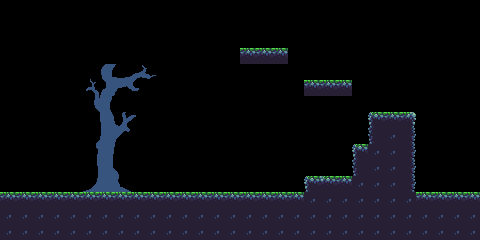

A 2D game scene composited from a Tiled map and its tileset images. What follows is a short description and the map's XML, with every tile layer's data as written:
An orthogonal 30x15 tile map with 16x16 px tiles, 1 tile layer (Map), 2 tilesets and 4 objects (2x star, player).

<map version="1.4" tiledversion="1.4.3" orientation="orthogonal" renderorder="right-down" width="30" height="15" tilewidth="16" tileheight="16" infinite="0" nextlayerid="7" nextobjectid="24">
 <tileset firstgid="1" source="sheet.tsx" />
 <tileset firstgid="137" source="spikes.tsx" />
 <layer id="1" name="Map" width="30" height="15">
  <data encoding="csv">
0,0,0,0,0,0,0,0,0,0,0,0,0,0,0,0,0,0,0,0,0,0,0,0,0,0,0,0,0,0,
0,0,0,0,0,0,0,0,0,0,0,0,0,0,0,0,0,0,0,0,0,0,0,0,0,0,0,0,0,0,
0,0,0,0,0,0,0,0,0,0,0,0,0,0,0,0,0,0,0,0,0,0,0,0,0,0,0,0,0,0,
0,0,0,0,0,0,0,0,0,0,0,0,0,0,0,43,43,43,0,0,0,0,0,0,0,0,0,0,0,0,
0,0,0,53,53,3,4,5,6,7,0,0,0,0,0,0,0,0,0,0,0,0,0,0,0,0,0,0,0,0,
0,0,0,53,53,20,21,22,23,24,0,0,0,0,0,0,0,0,0,43,43,43,0,0,0,0,0,0,0,0,
0,0,0,35,36,37,38,53,53,53,53,0,52,52,52,52,52,52,0,0,0,0,0,0,0,0,0,0,0,0,
0,0,0,52,53,54,55,56,57,58,0,53,53,53,0,0,0,52,52,52,52,0,0,60,43,61,0,0,0,0,
0,0,0,69,70,71,72,73,74,75,0,0,0,0,53,53,0,0,0,0,52,52,52,62,59,64,0,0,0,0,
0,0,0,86,87,88,89,90,91,92,0,52,0,0,0,0,53,0,0,0,0,0,60,59,59,64,0,0,0,0,
0,0,0,103,104,105,106,107,108,109,0,52,0,0,0,0,0,53,53,0,0,0,62,59,59,64,0,0,0,0,
0,0,0,120,121,122,123,124,125,126,0,52,52,52,52,0,0,0,0,60,42,43,59,59,59,64,52,0,0,0,
43,43,43,43,43,43,43,43,43,43,43,43,43,43,43,43,43,43,43,59,59,59,59,59,59,59,43,43,43,43,
59,59,59,59,59,59,59,59,59,59,59,59,59,59,59,59,59,59,59,59,59,59,59,59,59,59,59,59,59,59,
59,59,59,59,59,59,59,59,59,59,59,59,59,59,59,59,59,59,59,59,59,59,59,59,59,59,59,59,59,59
</data>
 </layer>
 <objectgroup id="3" name="Objects">
  <object id="8" name="player" x="16" y="160" width="16" height="16" />
 </objectgroup>
 <objectgroup id="6" name="Spikes" />
 <objectgroup id="5" name="Signs">
  <object id="21" gid="15" x="144" y="192" width="16" height="16">
   <properties>
    <property name="description" value="hint4" />
   </properties>
  </object>
 </objectgroup>
 <objectgroup id="4" name="Stars">
  <object id="12" name="star" x="432" y="160" width="16" height="16" />
  <object id="23" name="star" x="256" y="16" width="16" height="16" />
 </objectgroup>
</map>
